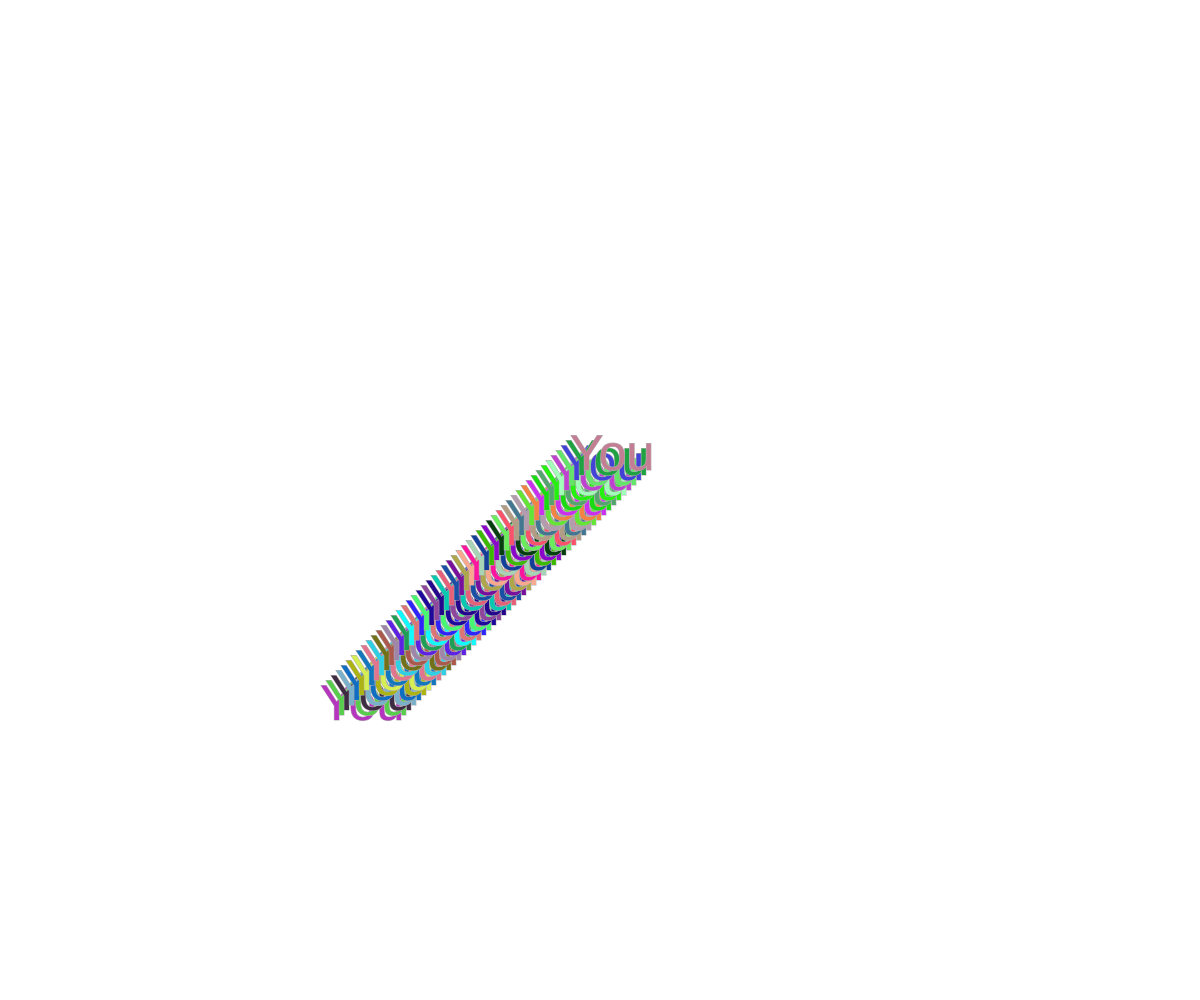
Frame 1 (no input)
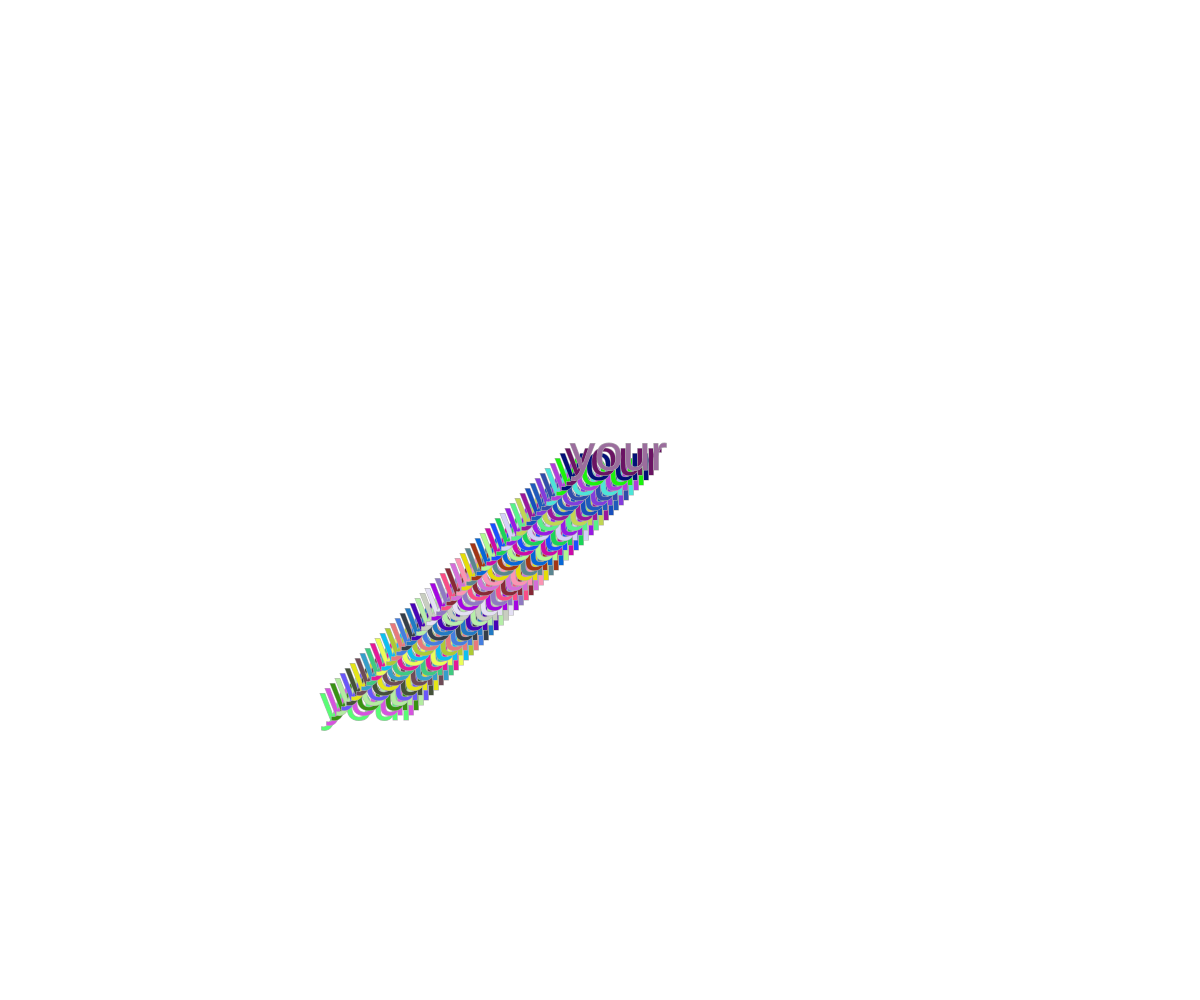
Frame 60 (no input)
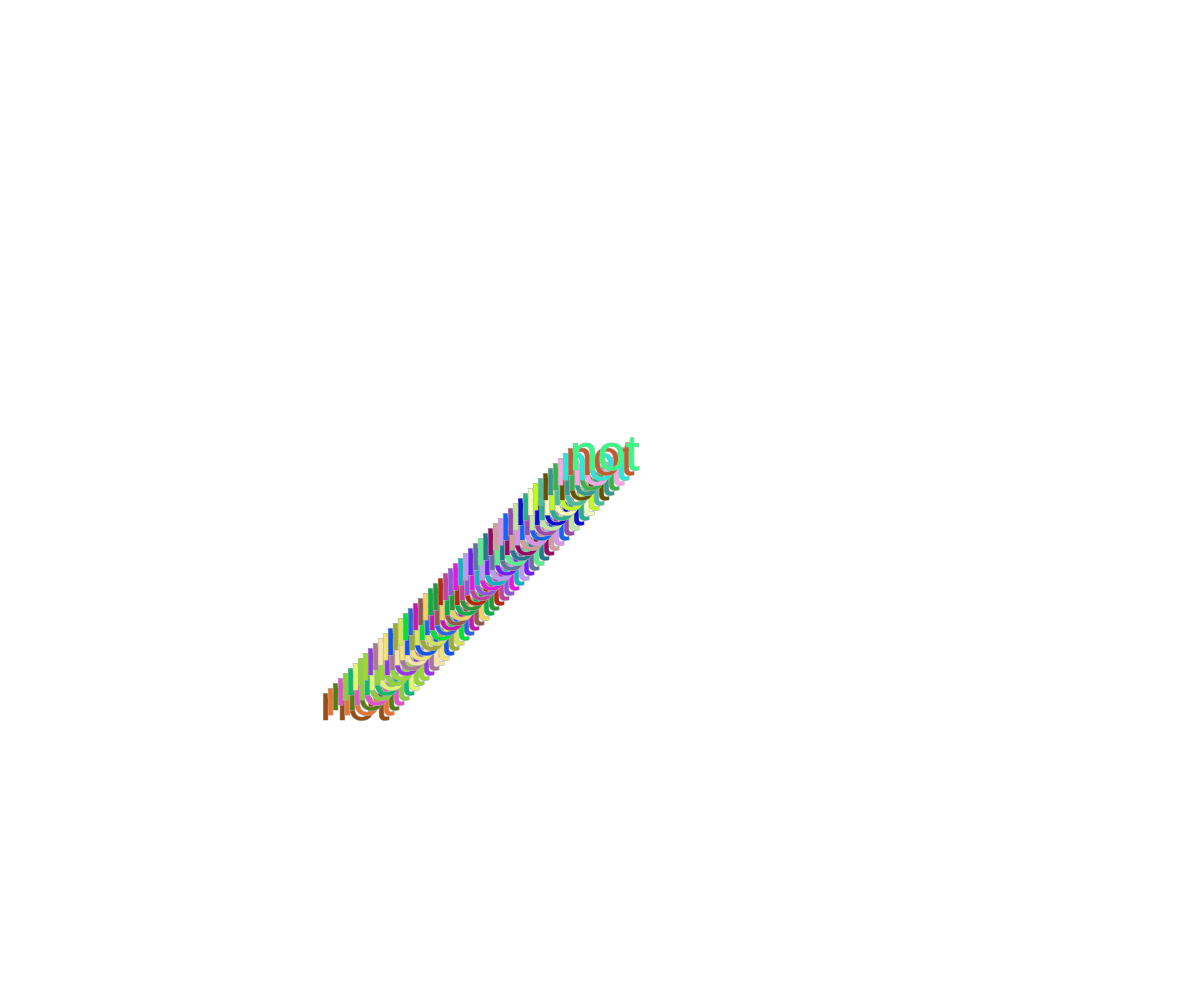
Frame 120 (the mouse pressed at the canvas centre since frame 60)

The p5.js sketch that drew these frames (run headless with seeded random() and noise() and a simulated clock; from frame 60 on, the mouse is pressed at the canvas centre):

// p5.js sketch
// ── sketch.js
function setup() {
    createCanvas(window.innerWidth, window.innerHeight);
    background(0)
    stroke(177);
    frameRate(30);
}

var textX = window.innerWidth / 2 - 30;
var textY = window.innerHeight / 2 - 30;

var fightClub = "You are not your job, you're not how much money you have in the bank. You are not the car you drive. You're not the contents of your wallet. You are not your fucking khakis. You are all singing, all dancing crap of the world.";
var res = fightClub.split(" ");
var counter = 0;

function draw() {
    clear();
    if(frameCount % 20 == 0 && counter + 1 < res.length) {
        counter++;
    }
    for(var i = 50; i >= 0; i--) {
        fill(random(0, 255), random(0, 255), random(0, 255));
        textSize(50);
        text(res[counter], textX - i * 5, textY + i * 5);
    }
}
